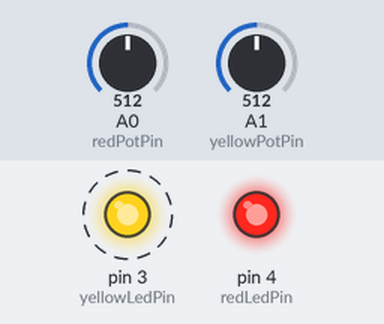
Bench run of a program on a simulated Arduino Mega 2560, built with avr-gcc and run on an emulated ATmega2560. Parts: output pins drawn as LEDs (lit = HIGH). Dashed ring = blinking. Inputs (shaded band) come from the test bench; at power-on: A0 (redPotPin) = 512, A1 (yellowPotPin) = 512.

Above: at 0.42 s.
1.3 s: A0 (redPotPin) set to 122
At 2.09 s:
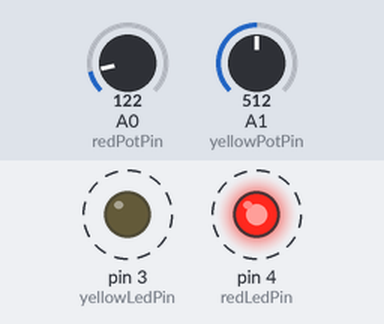
4.3 s: A1 (yellowPotPin) set to 0
At 5.69 s:
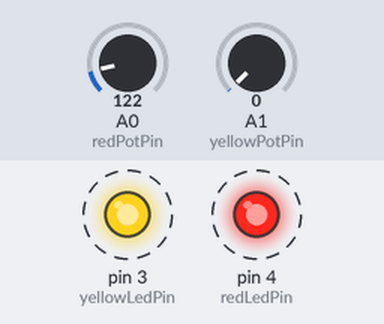
7.3 s: A1 (yellowPotPin) set to 14
10.3 s: A1 (yellowPotPin) set to 18
At 10.56 s:
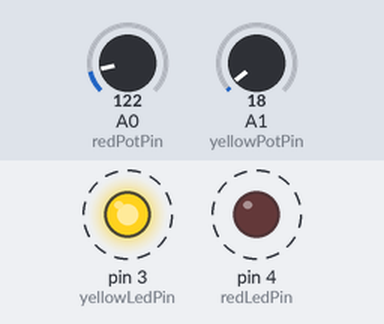
13.3 s: A1 (yellowPotPin) set to 122
Timing chart, 0 to 17.3 s (numbered marks = the images above; inputs shaded):
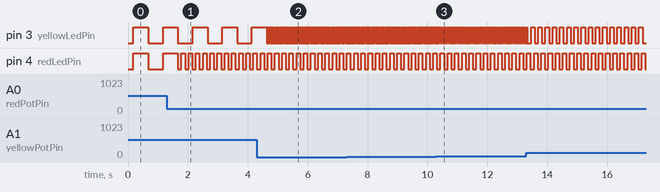

The program:

main.cpp
```cpp
#include <Arduino.h>
#include <Arduino_FreeRTOS.h>
#include <semphr.h>

uint8_t redLedPin = 4;         // Output for red LED
uint8_t yellowLedPin = 3;      // Output for yellow LED
uint8_t redPotPin = A0;         // ADC input for potentiometer for red LED
uint8_t yellowPotPin = A1;      // ADC input for potentiometer for yellow LED

// Configuration
const long delayBeforeAdcRead = 1; // Wait time before ADC is read in ticks (1 tick = 15ms)
                                   // Remark: A short recovery time between the reading of
                                   // different ADC channels leads to more stable results.
const long minDelay = portTICK_PERIOD_MS; // Min. delay = min. half period time for LED flashing in ms
const long maxDelay = 1000;        // Max. delay = max. half period time for LED flashing in ms

// Half period time for LEDs, access is protected by mutex
SemaphoreHandle_t delaysMutex;
int16_t delayRed = -1;      // ms
int16_t delayYellow = -1;   // ms

// struct used for task parameters
struct TaskParams_t {
    uint8_t ledPin;
    int16_t* delayTime;
};

TaskParams_t taskRedBlinkyParams = {
    .ledPin = redLedPin,
    .delayTime = &delayRed
};
TaskParams_t taskYellowBlinkyParams = {
    .ledPin = yellowLedPin,
    .delayTime = &delayYellow
};

void TaskAnalogIn([[maybe_unused]] void *pvParameters )
{
    pinMode(redPotPin, INPUT);
    pinMode(yellowPotPin, INPUT);

    // Temporary local variables for delay times [ms], at the end of a loop
    // these values will be written to global variables, too.
    int16_t _delayRed = 0, _delayYellow = 0;

    for (;;) {
        // Get delay for red LED by reading voltage potentiometer 'red'
        vTaskDelay(delayBeforeAdcRead);                             // Wait a short time to stabilize the ADC value
        int potRedValue = analogRead(redPotPin);                    // Read value from ADC
        _delayRed = map(potRedValue, 0, 1023, minDelay, maxDelay);  // normalize ADC value to 16...1000

        // Get delay for yellow LED by reading voltage potentiometer 'yellow'
        vTaskDelay(delayBeforeAdcRead);                             // Wait a short time to stabilize the ADC value
        int potYellowValue = analogRead(yellowPotPin);              // Read value from ADC
        _delayYellow = map(potYellowValue, 0, 1023, minDelay, maxDelay); // normalize ADC value to 16...1000

        // Write normalized values to global variables, access is protected by mutex
        // (to be used as delay times [ms])
        if (xSemaphoreTake(delaysMutex, portMAX_DELAY) == pdTRUE) {
            delayRed = _delayRed;
            delayYellow = _delayYellow;
            xSemaphoreGive(delaysMutex);
        }
    }
}

void TaskBlinky([[maybe_unused]] void *pvParameters )
{
    TaskParams_t* param = (TaskParams_t *) pvParameters;
    uint8_t ledPin = param->ledPin;

    pinMode(ledPin, OUTPUT);

    for (;;) {
        // Get delay time [ms] from global varibale, access is protected by mutex.
        int16_t _delayTime;
        if (xSemaphoreTake(delaysMutex, portMAX_DELAY) == pdTRUE) {
            _delayTime = *(param->delayTime);
            xSemaphoreGive(delaysMutex);
        }
        if (_delayTime != -1) {
            digitalWrite(ledPin, !digitalRead(ledPin));
            long _delayTicks = _delayTime / portTICK_PERIOD_MS;
            vTaskDelay(_delayTicks);
        }
    }
}

void setup() {
    UBaseType_t taskPriority = configMAX_PRIORITIES - 1 ;

    // Create/initialize mutex (semaphore).
    delaysMutex = xSemaphoreCreateMutex();

    // Create/start tasks.
    xTaskCreate(
        TaskAnalogIn,           // task function
        "TaskAnalogIn",         // task name
        200,                    // stack size
        NULL,                   // paramater for task
        taskPriority,           // task priority
        NULL );                 // task handle

    xTaskCreate(
        TaskBlinky,             // task function
        "TaskBlinky-red",       // task name
        150,                    // stack size
        &taskRedBlinkyParams,   // paramater for task
        taskPriority,           // task priority
        NULL );                 // task handle

    xTaskCreate(
        TaskBlinky,             // task function
        "TaskBlinky-yellow",    // task name
        150,                    // stack size
        &taskYellowBlinkyParams,// paramater for task
        taskPriority,           // task priority
        NULL );                 // task handle
}

void loop() {
    // idle task
}
```

Measured:
- the behaviour switches between 15 and 16 on A1 (yellowPotPin) (found by bisection; images 2 and 3)
- after the input at 1.3 s, pin 4 (redLedPin): alternates HIGH for 0.12 s and LOW for 0.12 s, starting after 0.49 s
- after the input at 4.3 s, pin 3 (yellowLedPin): alternates HIGH for 0.02 s and LOW for 0.02 s, starting after 0.35 s
- after the input at 10.3 s, pin 3 (yellowLedPin): alternates HIGH for 0.03 s and LOW for 0.03 s, starting after 0.12 s
- by itself, pin 3 (yellowLedPin): alternates HIGH for 0.50 s and LOW for 0.50 s
